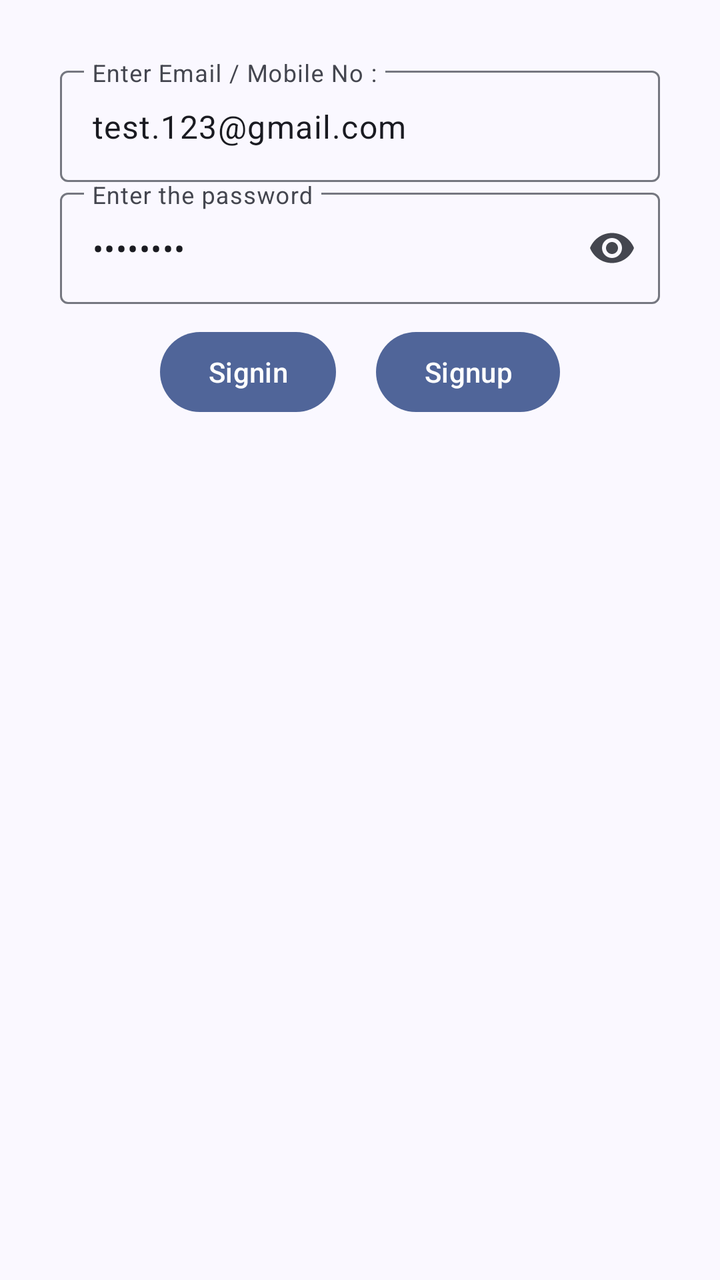
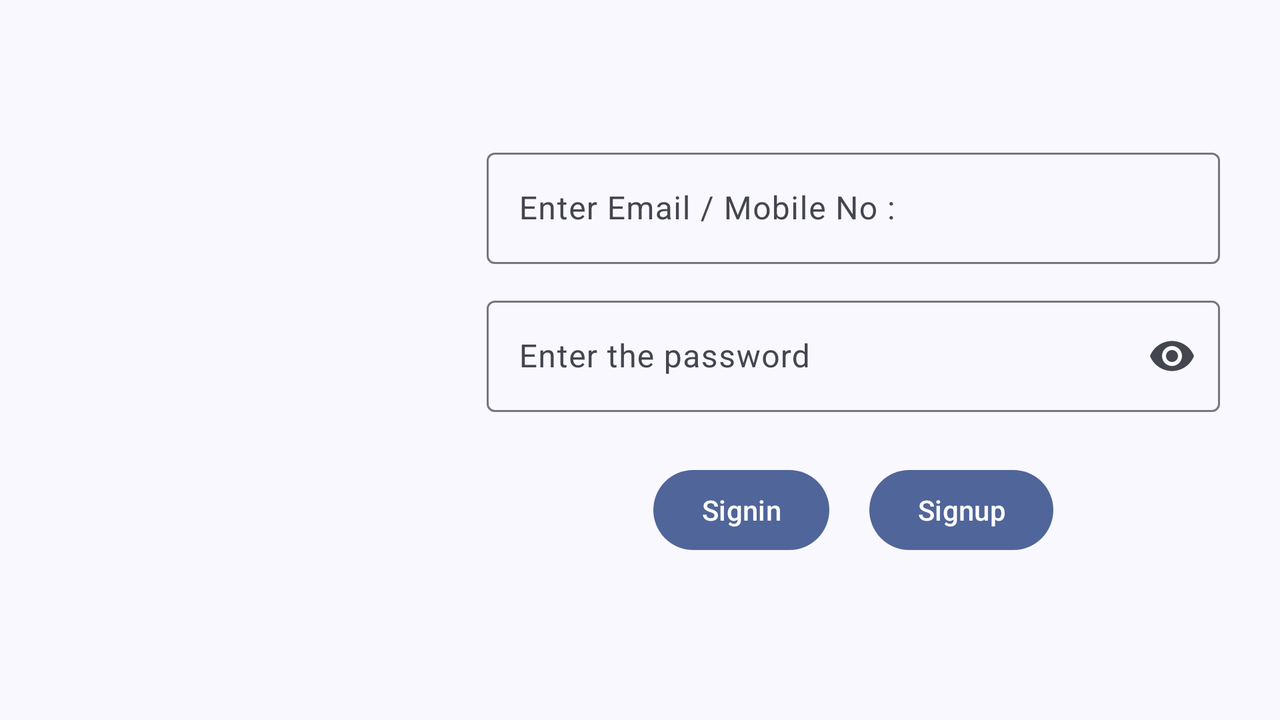

The same Android screen from two of the app's own layout files: first res/layout/ as a phone draws it, then the author's variant for another configuration, drawn on a device whose configuration selects that folder. Both files follow.
<!-- AndroidManifest.xml: application theme AppTheme -->
<!-- res/layout/fragment_login.xml -->
<?xml version="1.0" encoding="utf-8"?>
<androidx.core.widget.NestedScrollView xmlns:android="http://schemas.android.com/apk/res/android"
    xmlns:app="http://schemas.android.com/apk/res-auto"
    android:layout_width="match_parent"
    android:layout_height="match_parent">


    <LinearLayout xmlns:android="http://schemas.android.com/apk/res/android"
        android:layout_width="match_parent"
        android:layout_height="wrap_content"
        android:orientation="vertical"
        android:padding="30dp">

        <com.google.android.material.textfield.TextInputLayout
            android:id="@+id/email_edittext_layout"
            android:layout_width="match_parent"
            app:errorIconDrawable="@null"
            android:layout_height="wrap_content">

            <com.google.android.material.textfield.TextInputEditText
                android:id="@+id/email_edittext"
                android:layout_width="match_parent"
                android:layout_height="wrap_content"
                android:hint="Enter Email / Mobile No :"
                android:imeOptions="actionNext"
                android:inputType="text"
                android:maxLines="1"
                android:text="test.123@gmail.com" />
        </com.google.android.material.textfield.TextInputLayout>

        <com.google.android.material.textfield.TextInputLayout
            android:id="@+id/password_edittext_layout"
            android:layout_width="match_parent"
            android:layout_height="wrap_content"
            app:errorIconDrawable="@null"
            app:endIconMode="password_toggle">

            <com.google.android.material.textfield.TextInputEditText
                android:id="@+id/password_edittext"
                android:layout_width="match_parent"
                android:layout_height="wrap_content"
                android:hint="Enter the password"
                android:imeOptions="actionNext"
                android:inputType="textPassword"
                android:maxLines="1"
                android:text="Test@123" />
        </com.google.android.material.textfield.TextInputLayout>

        <LinearLayout
            android:layout_width="match_parent"
            android:layout_height="wrap_content"
            android:gravity="center">

            <com.google.android.material.button.MaterialButton
                android:id="@+id/Signin"
                android:layout_width="wrap_content"
                android:layout_height="match_parent"
                android:layout_margin="10dp"
                android:text="Signin" />

            <com.google.android.material.button.MaterialButton
                android:id="@+id/Signup"
                android:layout_width="wrap_content"
                android:layout_height="match_parent"
                android:layout_margin="10dp"
                android:text="Signup" />

        </LinearLayout>
    </LinearLayout>
</androidx.core.widget.NestedScrollView>
<!-- resources referenced by this layout -->
<resources>
  <color name="md_theme_surfaceContainer">#EEEDF4</color>
  <color name="md_theme_primary">#506599</color>
  <color name="md_theme_onPrimary">#FFFFFF</color>
  <color name="md_theme_primaryContainer">#DAE2FF</color>
  <color name="md_theme_onPrimaryContainer">#001946</color>
  <color name="md_theme_secondary">#585E71</color>
  <color name="md_theme_onSecondary">#FFFFFF</color>
  <color name="md_theme_secondaryContainer">#DCE2F9</color>
  <color name="md_theme_onSecondaryContainer">#151B2C</color>
  <color name="md_theme_tertiary">#735572</color>
  <color name="md_theme_onTertiary">#FFFFFF</color>
  <color name="md_theme_tertiaryContainer">#FED7FA</color>
  <color name="md_theme_onTertiaryContainer">#2A122C</color>
  <color name="md_theme_error">#BA1A1A</color>
  <color name="md_theme_onError">#FFFFFF</color>
  <color name="md_theme_errorContainer">#FFDAD6</color>
  <color name="md_theme_onErrorContainer">#410002</color>
  <color name="md_theme_background">#FAF8FF</color>
  <color name="md_theme_onBackground">#1A1B21</color>
  <color name="md_theme_surface">#FAF8FF</color>
  <color name="md_theme_onSurface">#1A1B21</color>
  <color name="md_theme_surfaceVariant">#E1E2EC</color>
  <color name="md_theme_onSurfaceVariant">#44464F</color>
  <color name="md_theme_outline">#757780</color>
  <color name="md_theme_outlineVariant">#C5C6D0</color>
  <color name="md_theme_inverseSurface">#2F3036</color>
  <color name="md_theme_inverseOnSurface">#F1F0F7</color>
  <color name="md_theme_inversePrimary">#B1C5FF</color>
  <color name="md_theme_primaryFixed">#DAE2FF</color>
  <color name="md_theme_onPrimaryFixed">#001946</color>
  <color name="md_theme_primaryFixedDim">#B1C5FF</color>
  <color name="md_theme_onPrimaryFixedVariant">#2F4578</color>
  <color name="md_theme_secondaryFixed">#DCE2F9</color>
  <color name="md_theme_onSecondaryFixed">#151B2C</color>
  <color name="md_theme_secondaryFixedDim">#C0C6DC</color>
  <color name="md_theme_onSecondaryFixedVariant">#404659</color>
  <color name="md_theme_tertiaryFixed">#FED7FA</color>
  <color name="md_theme_onTertiaryFixed">#2A122C</color>
  <color name="md_theme_tertiaryFixedDim">#E0BBDD</color>
  <color name="md_theme_onTertiaryFixedVariant">#593D59</color>
  <color name="md_theme_surfaceDim">#DAD9E0</color>
  <color name="md_theme_surfaceBright">#FAF8FF</color>
  <color name="md_theme_surfaceContainerLowest">#FFFFFF</color>
  <color name="md_theme_surfaceContainerLow">#F4F3FA</color>
  <color name="md_theme_surfaceContainerHigh">#E8E7EF</color>
  <color name="md_theme_surfaceContainerHighest">#E2E2E9</color>
</resources>
<!-- res/layout-land/fragment_login.xml (the author's variant of the layout above) -->
<!-- drawn on the phone turned sideways -->
<?xml version="1.0" encoding="utf-8"?>
<LinearLayout xmlns:android="http://schemas.android.com/apk/res/android"
    xmlns:app="http://schemas.android.com/apk/res-auto"
    android:orientation="horizontal"
    android:layout_width="match_parent"
    android:layout_height="match_parent">
    <ImageView
        android:id="@+id/logo_image_view"
        android:layout_width="match_parent"
        android:scaleType="fitCenter"
        android:layout_weight="2"
        android:layout_height="match_parent"
        android:layout_marginBottom="15dp"/>

    <androidx.core.widget.NestedScrollView
        android:layout_gravity="center"
        android:layout_width="match_parent"
        android:layout_height="wrap_content"
        android:layout_weight="1"

        app:layout_constraintBottom_toBottomOf="parent"
        app:layout_constraintEnd_toEndOf="parent"
        app:layout_constraintStart_toStartOf="parent"
        app:layout_constraintTop_toTopOf="parent">

        <LinearLayout xmlns:android="http://schemas.android.com/apk/res/android"
            android:layout_width="match_parent"
            android:layout_height="wrap_content"
            android:orientation="vertical"
            android:padding="30dp">


            <com.google.android.material.textfield.TextInputLayout
                android:id="@+id/email_edittext_layout"
                android:layout_width="match_parent"
                android:layout_height="wrap_content"
                app:errorIconDrawable="@null">

                <com.google.android.material.textfield.TextInputEditText
                    android:id="@+id/email_edittext"
                    android:layout_width="match_parent"
                    android:layout_height="wrap_content"
                    android:hint="Enter Email / Mobile No :"
                    android:imeOptions="actionNext"
                    android:inputType="text"
                    android:maxLines="1" />
            </com.google.android.material.textfield.TextInputLayout>

            <com.google.android.material.textfield.TextInputLayout
                android:id="@+id/password_edittext_layout"
                android:layout_width="match_parent"
                android:layout_marginTop="13dp"
                android:layout_height="wrap_content"
                app:endIconMode="password_toggle"
                app:errorIconDrawable="@null">

                <com.google.android.material.textfield.TextInputEditText
                    android:id="@+id/password_edittext"
                    android:layout_width="match_parent"
                    android:layout_height="wrap_content"
                    android:hint="Enter the password"
                    android:imeOptions="actionNext"
                    android:inputType="textPassword"
                    android:maxLines="1"/>
            </com.google.android.material.textfield.TextInputLayout>

            <LinearLayout
                android:layout_marginTop="15dp"
                android:layout_width="match_parent"
                android:layout_height="wrap_content"
                android:gravity="center">

                <com.google.android.material.button.MaterialButton
                    android:id="@+id/Signin"
                    android:layout_width="wrap_content"
                    android:layout_height="match_parent"
                    android:layout_margin="10dp"
                    android:text="Signin" />

                <com.google.android.material.button.MaterialButton
                    android:id="@+id/Signup"
                    android:layout_width="wrap_content"
                    android:layout_height="match_parent"
                    android:layout_margin="10dp"
                    android:text="Signup" />

            </LinearLayout>
        </LinearLayout>
    </androidx.core.widget.NestedScrollView>
</LinearLayout>
